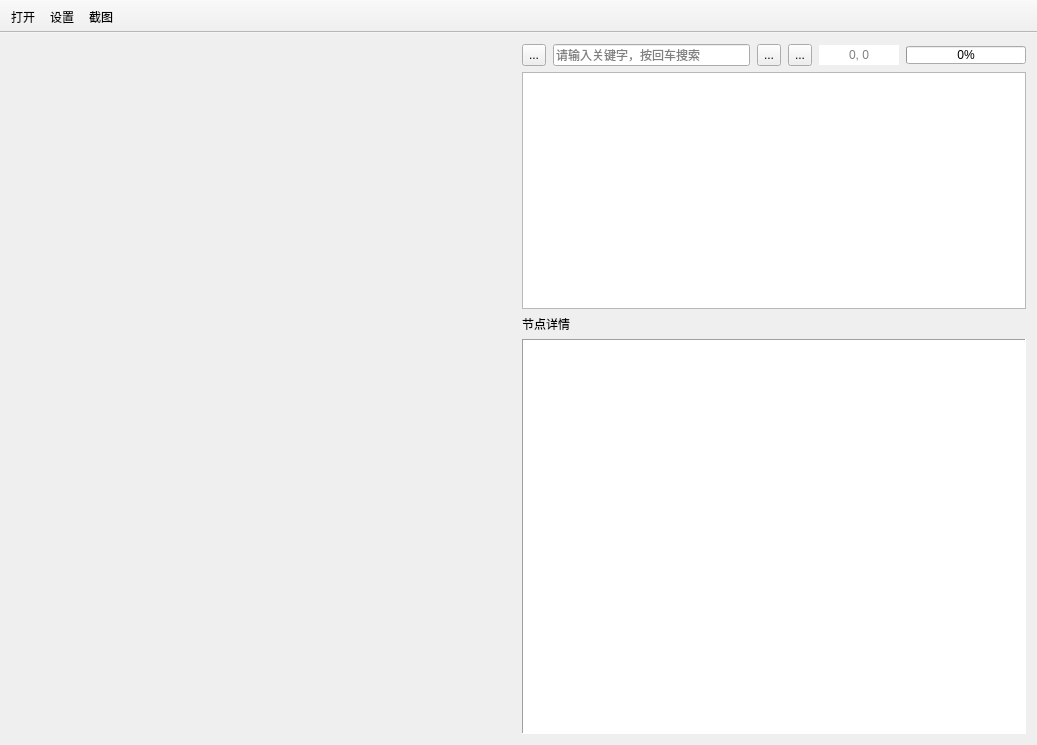
<?xml version="1.0" encoding="UTF-8"?>
<ui version="4.0">
 <class>MainWindow</class>
 <widget class="QMainWindow" name="MainWindow">
  <property name="geometry">
   <rect>
    <x>0</x>
    <y>0</y>
    <width>1037</width>
    <height>745</height>
   </rect>
  </property>
  <property name="mouseTracking">
   <bool>false</bool>
  </property>
  <property name="windowTitle">
   <string>qt_uiautomatorviewer</string>
  </property>
  <property name="windowIcon">
   <iconset resource="../../res/resource.qrc">
    <normaloff>:/png/screenshot.png</normaloff>:/png/screenshot.png</iconset>
  </property>
  <property name="animated">
   <bool>false</bool>
  </property>
  <widget class="QWidget" name="centralWidget">
   <property name="mouseTracking">
    <bool>false</bool>
   </property>
   <layout class="QHBoxLayout" name="horizontalLayout_3" stretch="1,1">
    <item>
     <layout class="QVBoxLayout" name="verticalLayout_2" stretch="1">
      <property name="sizeConstraint">
       <enum>QLayout::SetDefaultConstraint</enum>
      </property>
      <item>
       <widget class="QWidget" name="widget" native="true">
        <property name="mouseTracking">
         <bool>false</bool>
        </property>
        <property name="styleSheet">
         <string notr="true"/>
        </property>
        <widget class="QLabel" name="lblPicture">
         <property name="geometry">
          <rect>
           <x>50</x>
           <y>80</y>
           <width>371</width>
           <height>531</height>
          </rect>
         </property>
         <property name="maximumSize">
          <size>
           <width>16777215</width>
           <height>16777215</height>
          </size>
         </property>
         <property name="mouseTracking">
          <bool>true</bool>
         </property>
         <property name="autoFillBackground">
          <bool>false</bool>
         </property>
         <property name="styleSheet">
          <string notr="true"/>
         </property>
         <property name="frameShape">
          <enum>QFrame::NoFrame</enum>
         </property>
         <property name="frameShadow">
          <enum>QFrame::Plain</enum>
         </property>
         <property name="text">
          <string/>
         </property>
         <property name="scaledContents">
          <bool>false</bool>
         </property>
         <property name="alignment">
          <set>Qt::AlignCenter</set>
         </property>
         <property name="wordWrap">
          <bool>false</bool>
         </property>
        </widget>
       </widget>
      </item>
     </layout>
    </item>
    <item>
     <layout class="QVBoxLayout" name="verticalLayout" stretch="0,0,0,1">
      <item>
       <layout class="QHBoxLayout" name="horizontalLayout_2" stretch="0,0,0,0,0,0">
        <property name="spacing">
         <number>7</number>
        </property>
        <property name="rightMargin">
         <number>0</number>
        </property>
        <item>
         <widget class="QToolButton" name="btnExpand">
          <property name="minimumSize">
           <size>
            <width>0</width>
            <height>0</height>
           </size>
          </property>
          <property name="maximumSize">
           <size>
            <width>26</width>
            <height>26</height>
           </size>
          </property>
          <property name="toolTip">
           <string>全部展开</string>
          </property>
          <property name="text">
           <string>...</string>
          </property>
          <property name="icon">
           <iconset resource="../../res/resource.qrc">
            <normaloff>:/png/list.png</normaloff>:/png/list.png</iconset>
          </property>
          <property name="shortcut">
           <string>Alt+Right</string>
          </property>
         </widget>
        </item>
        <item>
         <widget class="QLineEdit" name="edtSearch">
          <property name="frame">
           <bool>true</bool>
          </property>
          <property name="placeholderText">
           <string>请输入关键字，按回车搜索</string>
          </property>
          <property name="clearButtonEnabled">
           <bool>true</bool>
          </property>
         </widget>
        </item>
        <item>
         <widget class="QToolButton" name="btnLast">
          <property name="maximumSize">
           <size>
            <width>26</width>
            <height>26</height>
           </size>
          </property>
          <property name="toolTip">
           <string>上一个</string>
          </property>
          <property name="text">
           <string>...</string>
          </property>
          <property name="icon">
           <iconset resource="../../res/resource.qrc">
            <normaloff>:/png/up.png</normaloff>:/png/up.png</iconset>
          </property>
          <property name="shortcut">
           <string>Alt+Up</string>
          </property>
         </widget>
        </item>
        <item>
         <widget class="QToolButton" name="btnNext">
          <property name="maximumSize">
           <size>
            <width>26</width>
            <height>26</height>
           </size>
          </property>
          <property name="toolTip">
           <string>下一个</string>
          </property>
          <property name="text">
           <string>...</string>
          </property>
          <property name="icon">
           <iconset resource="../../res/resource.qrc">
            <normaloff>:/png/down.png</normaloff>:/png/down.png</iconset>
          </property>
          <property name="shortcut">
           <string>Alt+Down</string>
          </property>
         </widget>
        </item>
        <item>
         <widget class="QLineEdit" name="lblPos">
          <property name="maximumSize">
           <size>
            <width>80</width>
            <height>16777215</height>
           </size>
          </property>
          <property name="text">
           <string/>
          </property>
          <property name="frame">
           <bool>false</bool>
          </property>
          <property name="alignment">
           <set>Qt::AlignCenter</set>
          </property>
          <property name="readOnly">
           <bool>true</bool>
          </property>
          <property name="placeholderText">
           <string>0, 0</string>
          </property>
         </widget>
        </item>
        <item>
         <widget class="QProgressBar" name="progressBar">
          <property name="maximumSize">
           <size>
            <width>120</width>
            <height>18</height>
           </size>
          </property>
          <property name="value">
           <number>0</number>
          </property>
         </widget>
        </item>
       </layout>
      </item>
      <item>
       <widget class="QTreeWidget" name="treWidget">
        <property name="indentation">
         <number>20</number>
        </property>
        <property name="rootIsDecorated">
         <bool>true</bool>
        </property>
        <property name="itemsExpandable">
         <bool>true</bool>
        </property>
        <property name="animated">
         <bool>false</bool>
        </property>
        <attribute name="headerVisible">
         <bool>false</bool>
        </attribute>
        <column>
         <property name="text">
          <string notr="true">1</string>
         </property>
        </column>
       </widget>
      </item>
      <item>
       <layout class="QHBoxLayout" name="horizontalLayout" stretch="0">
        <item>
         <widget class="QLabel" name="label">
          <property name="text">
           <string>节点详情</string>
          </property>
          <property name="alignment">
           <set>Qt::AlignLeading|Qt::AlignLeft|Qt::AlignVCenter</set>
          </property>
         </widget>
        </item>
       </layout>
      </item>
      <item>
       <widget class="QTableWidget" name="tblNode">
        <property name="maximumSize">
         <size>
          <width>16777215</width>
          <height>395</height>
         </size>
        </property>
        <property name="frameShape">
         <enum>QFrame::Panel</enum>
        </property>
        <property name="frameShadow">
         <enum>QFrame::Sunken</enum>
        </property>
        <property name="editTriggers">
         <set>QAbstractItemView::NoEditTriggers</set>
        </property>
        <property name="gridStyle">
         <enum>Qt::SolidLine</enum>
        </property>
        <property name="wordWrap">
         <bool>true</bool>
        </property>
        <attribute name="horizontalHeaderVisible">
         <bool>false</bool>
        </attribute>
        <attribute name="horizontalHeaderStretchLastSection">
         <bool>true</bool>
        </attribute>
        <attribute name="verticalHeaderVisible">
         <bool>false</bool>
        </attribute>
        <attribute name="verticalHeaderMinimumSectionSize">
         <number>20</number>
        </attribute>
        <attribute name="verticalHeaderDefaultSectionSize">
         <number>23</number>
        </attribute>
       </widget>
      </item>
     </layout>
    </item>
   </layout>
  </widget>
  <widget class="QToolBar" name="mainToolBar">
   <property name="movable">
    <bool>false</bool>
   </property>
   <property name="orientation">
    <enum>Qt::Horizontal</enum>
   </property>
   <property name="toolButtonStyle">
    <enum>Qt::ToolButtonIconOnly</enum>
   </property>
   <property name="floatable">
    <bool>false</bool>
   </property>
   <attribute name="toolBarArea">
    <enum>TopToolBarArea</enum>
   </attribute>
   <attribute name="toolBarBreak">
    <bool>false</bool>
   </attribute>
   <addaction name="actOpen"/>
   <addaction name="actSetting"/>
   <addaction name="actScreenshot"/>
  </widget>
  <action name="actOpen">
   <property name="icon">
    <iconset resource="../../res/resource.qrc">
     <normaloff>:/png/open.png</normaloff>:/png/open.png</iconset>
   </property>
   <property name="text">
    <string>打开</string>
   </property>
   <property name="shortcut">
    <string>Ctrl+O</string>
   </property>
  </action>
  <action name="actSetting">
   <property name="icon">
    <iconset resource="../../res/resource.qrc">
     <normaloff>:/png/option.png</normaloff>:/png/option.png</iconset>
   </property>
   <property name="text">
    <string>设置</string>
   </property>
   <property name="shortcut">
    <string>Ctrl+Shift+S</string>
   </property>
  </action>
  <action name="actScreenshot">
   <property name="icon">
    <iconset resource="../../res/resource.qrc">
     <normaloff>:/png/screenshot.png</normaloff>:/png/screenshot.png</iconset>
   </property>
   <property name="text">
    <string>截图</string>
   </property>
   <property name="shortcut">
    <string>Ctrl+P</string>
   </property>
  </action>
 </widget>
 <layoutdefault spacing="6" margin="11"/>
 <resources>
  <include location="../../res/resource.qrc"/>
 </resources>
 <connections/>
</ui>
